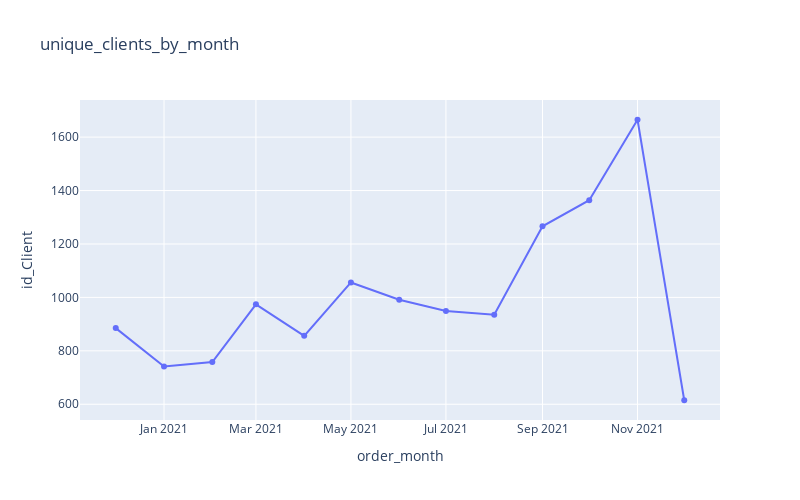

Write notebook code for a chart like this one.
### Markdown cell above
#### Grouping the unique customers per month chart, a trend similar to the invoices/month graph is observed. It can be determined that there was a large number of customers making purchases in a given month by increasing the volume of invoices

### Code cell
number_client = sales.groupby('order_month', as_index=False).agg({"id_Client": lambda x:x .nunique()})
fig = px.line(data_frame=number_client, x='order_month', y='id_Client', markers=True, title='unique_clients_by_month', width=800, height=500)
fig.show()

### Figure 1 — Plotly figure (JSON) as saved in the notebook; plotly's stock layout.template omitted (floating-point values rounded to 4 significant figures)
{"data": [{"hovertemplate": "order_month=%{x}<br>id_Client=%{y}<extra></extra>", "legendgroup": "", "line": {"color": "#636efa", "dash": "solid"}, "marker": {"symbol": "circle"}, "mode": "markers+lines", "name": "", "orientation": "v", "showlegend": false, "type": "scatter", "x": ["2020-12", "2021-01", "2021-02", "2021-03", "2021-04", "2021-05", "2021-06", "2021-07", "2021-08", "2021-09", "2021-10", "2021-11", "2021-12"], "xaxis": "x", "y": [885, 741, 758, 974, 856, 1056, 991, 949, 935, 1266, 1364, 1665, 615], "yaxis": "y"}], "layout": {"height": 500, "legend": {"tracegroupgap": 0}, "title": {"text": "unique_clients_by_month"}, "width": 800, "xaxis": {"anchor": "y", "domain": [0, 1], "title": {"text": "order_month"}}, "yaxis": {"anchor": "x", "domain": [0, 1], "title": {"text": "id_Client"}}}}
